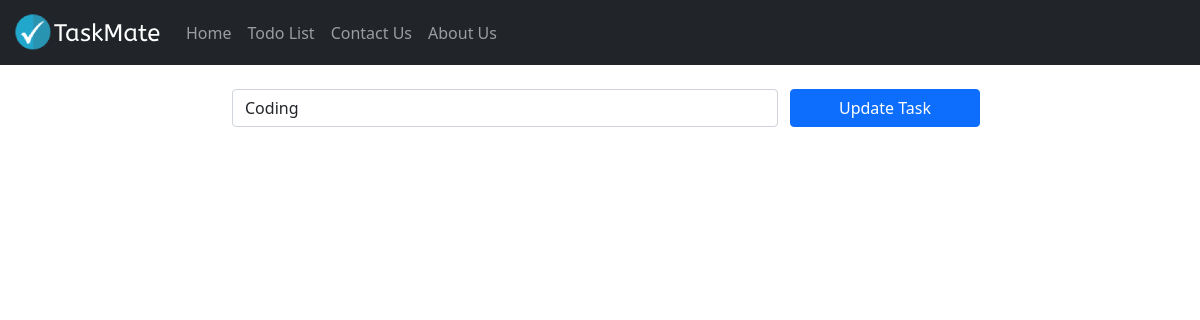
/todolist/edit/8, run on an earlier commit of the app's database.
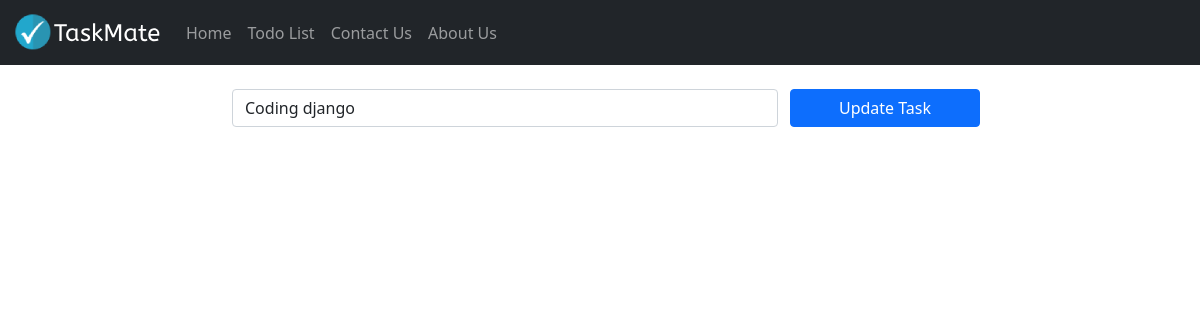
And on a later commit of the database.
### todolist_app/models.py (models this page shows, shortened)
class TaskList(models.Model):
    task = models.CharField(max_length=300)
    done = models.BooleanField(default=False)

### todolist_app/views.py (the view)
# urls.py: path("edit/<task_id>", views.edit_task, name="edit_task"),
def edit_task(request, task_id):
    if request.method == "POST":
        task = TaskList.objects.get(pk=task_id)
        form = TaskForm(request.POST or None, instance=task)
        if form.is_valid():
            form.save()
        messages.success(request, ("Task Edited!"))
        return redirect("todolist")
    else:
        task_obj = TaskList.objects.get(pk=task_id)
        return render(request, "edit.html", {"task_obj": task_obj})

### todolist_app/templates/edit.html (shortened to what this page needs)
{% extends 'base.html' %}
{% block content %}
<div class="container">
  <form method="POST" class="row">
    <label class="col-2"></label>
    <div class="col-6">
      <input type="text" class="form-control" name="task" placeholder="{{ task_obj.task }}" value="{{ task_obj.task }}">
    </div>
    <button type="submit" class="btn btn-primary col-2">Update Task</button>
  </form>
</div>
{% endblock content %}

What changed in the data, as far as the page shows it:
changed TaskList: task "Coding" → "Coding django"
